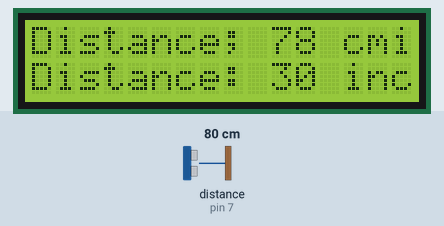
The sketch below on a simulated Arduino Uno, built with avr-gcc and run on an emulated ATmega328P. Parts: 16×2 character LCD. Wiring (inferred from the names in the program): ultrasonic range finder: trigger pin 5; echo pin 7. The test bench sets the inputs (shaded band); at power-on: distance to the obstacle (sensor on pin 7) 80 cm. The echo pulse lasts 58.3 µs per cm.

Above: at 3.2 s.
3.3 s: distance to the obstacle (sensor on pin 7) set to 2 cm
At 4.6 s:
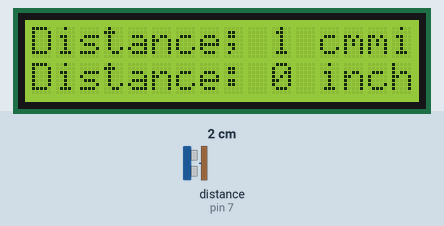
4.9 s: distance to the obstacle (sensor on pin 7) set to 120 cm
At 5.4 s:
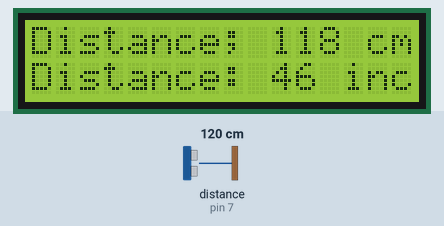
6.5 s: distance to the obstacle (sensor on pin 7) set to 4 cm
At 7.5 s:
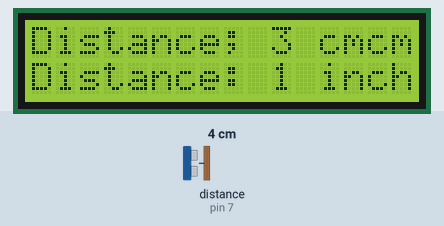
8.1 s: distance to the obstacle (sensor on pin 7) set to 35 cm
At 8.7 s:
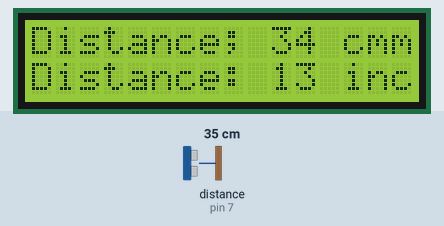
9.6 s: distance to the obstacle (sensor on pin 7) set to 9 cm
At 10.8 s:
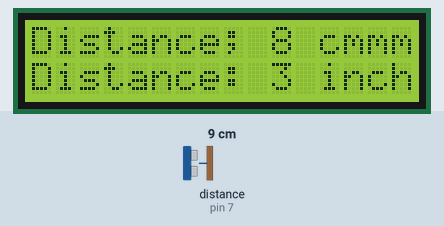
Timing chart, 0 to 12.2 s (numbered marks = the images above; inputs shaded):
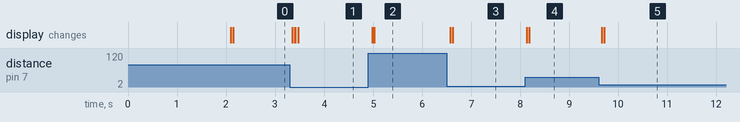

The sketch:

incredible_kup1.ino
```cpp
#include <Adafruit_LiquidCrystal.h>

#define trigPin 5  //Trig connected to pin5

#define echoPin 7   //Echo connected to pin 7

//int // long / word // char // float //int long

long distanceCm, distanceInch; //long(64 bit) takes more no of numbers than int(32 bit)

long duration;


Adafruit_LiquidCrystal lcd(0); //by default the address is selected

void setup()//the code will run once
{
  pinMode(trigPin, OUTPUT);

  pinMode(echoPin, INPUT);

  lcd.begin(16, 2); //columns and rows

  lcd.setBacklight(1);  //the led's have been set high

  lcd.print("Distance measuring");

  delay(2000);


}

void loop()
{
  //lcd.setCursor(0,1); //setting the position of the cursor

  digitalWrite(trigPin, LOW);

  delayMicroseconds(2); // Wait for 2000 millisecond(s)

  digitalWrite(trigPin, HIGH);

  delayMicroseconds(10); // Wait for 2000 millisecond(s)

  digitalWrite(trigPin, LOW);

  duration = pulseIn(echoPin, HIGH); //measuring the time

  distanceCm = duration * 0.034/2;

  distanceInch = duration * 0.0133/2;

  lcd.setCursor(0,0);  //where the text starts to be printed on

  lcd.print("Distance; "); //prints string distance on the lcd

  lcd.print(distanceCm);

  lcd.print(" cm");

  delay(10);

  lcd.setCursor(0,10);

  lcd.print("Distance: ");

  lcd.print(distanceInch);

  lcd.print(" inch");

  delay(20);


}
```

Measured:
- after the input at 3.3 s, the display: first changes after 0.06 s (image 1 shows a later state)
- after the input at 4.9 s, the display: first changes after 0.08 s (image 2 shows a later state)
- after the input at 6.5 s, the display: first changes after 0.08 s (image 3 shows a later state)
- after the input at 8.1 s, the display: first changes at once (image 4 shows a later state)
- after the input at 9.6 s, the display: first changes after 0.07 s (image 5 shows a later state)
